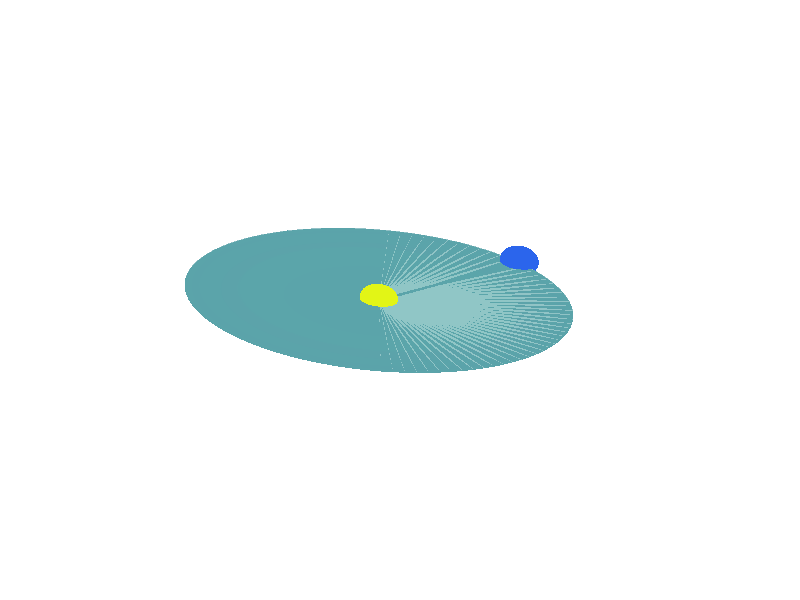

MATLAB code to generate this figure: (Note: this script raises an error after producing the figure.)
addpath '/home/mark.miesch/opt/matlab_exchange'

% draw ecliptic
[x,y,z] = ellipsoid(0,0,-0.01,1,1,0.01,100)
surf(x,y,z,'FaceAlpha',0.5)
zlim([-1,1])
shading interp
axis off

% draw sun
hold on
[x,y,z] = ellipsoid(0,0,0,0.1,0.1,0.1,100)
surf(x,y,z,'FaceColor','#E2F516','EdgeColor','none')

% draw earth
hold on
[x,y,z] = ellipsoid(1,0,0,0.1,0.1,0.1,100)
surf(x,y,z,'FaceColor','#2B65EC','EdgeColor','none')

% draw axis
p0 = [0,0,0];
px = [1,0,0];
py = [0,1,0];
pz = [0,0,1];
mArrow3(p0,px)
mArrow3(p0,py)
mArrow3(p0,pz)